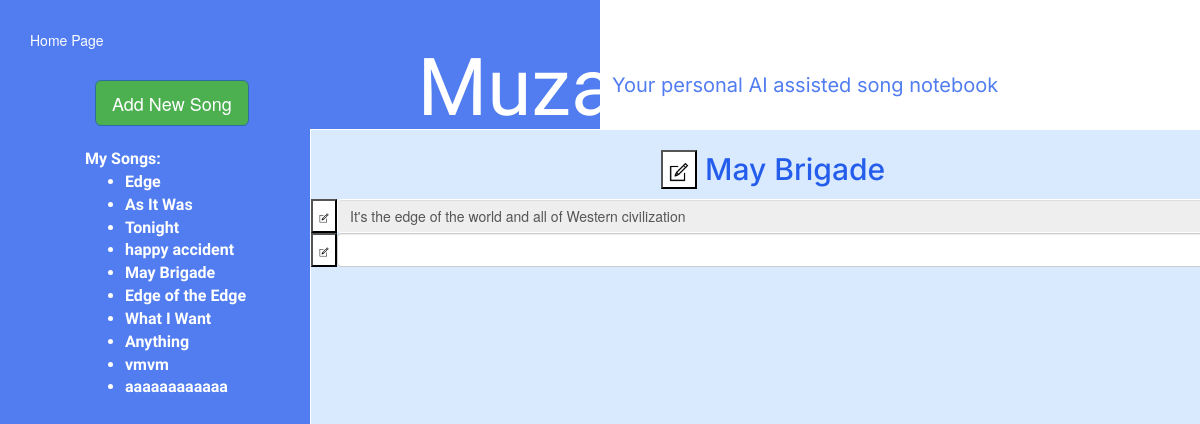
The page /song/May Brigade on the database its author committed.
### tables this page shows
CREATE TABLE song
(
    id          integer
        constraint song_pk
            primary key,
    title       varchar,
    genre       varchar,
    inspiration varchar
);

CREATE TABLE "line"
(
    song_id       integer,
    line_num      integer,
    words_num     integer,
    max_words_num integer,
    uniqueness    float,
    rhyme         boolean,
    emotion       varchar
, line varchar);

### app.py (the view, shortened to what this page needs)
@app.route('/song/<song_name>', methods=['GET', 'POST'])
def song(song_name):
    conn = get_db_connection()
    songs = get_songs_dict(conn)
    update_parameters_table(conn, song_name)
    conn.close()
    return render_template('song.html', song_name=song_name, text=songs[song_name], songs=songs)

### app.py (called while the page is built)
def get_db_connection():
    conn = sqlite3.connect('muza_database.sqlite')
    conn.row_factory = sqlite3.Row
    return conn

### utils/sql_queries.py (called while the page is built)
def get_songs_dict(conn):
    songs_list = conn.execute("SELECT s.title, s.id from song s").fetchall()
    songs_names = conn.execute("SELECT s.title from song s").fetchall()
    songs_names = list(map(lambda x: x[0], songs_names))
    id2name = {k: v for v, k in songs_list}
    songs = {k: [] for k in songs_names}
    songs_text = conn.execute("SELECT l.song_id, l.line_num, l.line from line l").fetchall()
    for line in songs_text:
        songs[id2name[line[0]]].append((line[1], line[2]))
    return songs

def update_parameters_table(conn, song_name):
    songs_list = conn.execute("SELECT s.title, s.id from song s").fetchall()
    name2id = {v: k for v, k in songs_list}
    conn.execute("UPDATE parameters SET last_song_id =? WHERE id = 1", (name2id[song_name],))
    conn.commit()

### templates/song.html (shortened to what this page needs)
<!DOCTYPE html>
<html lang="en">
<link rel="stylesheet" href="{{ url_for('static', filename='css/song.css') }}">
<link rel="stylesheet" href="https://maxcdn.bootstrapcdn.com/bootstrap/3.4.1/css/bootstrap.min.css">
    <link rel="stylesheet" href="https://cdn.jsdelivr.net/bootstrap.tagsinput/0.8.0/bootstrap-tagsinput.css">
<head>
</head>
<body>
<form method="post" style="padding: 30px">
    <a name="main_button" href="{{ url_for('index') }}" type="submit" style="color:white; margin-top: 100px;">Home
        Page</a>
</form>
<div class="v1_143">
    <div class="v1_144">
        <form id="add_song_form" method="post">
            <button name="add_song_button" href="{{ url_for('add_song') }}" type="submit"
                    style="background-color:#4CAF50;" class="btn btn-primary btn-lg">Add New Song
            </button>
        </form>
    </div>
    <div class="v1_149">
        <b id="ai-setting">AI Settings</b> <br> <br>
        <label for="ending-words-input">ending words:</label>
        <br><input type="text" id="ending-words-input" data-role="tagsinput" class="form-control"> <br><br>
        <label for="line-key-words-input">keywords in a line:</label>
        <br><input id="line-key-words-input" type="text" data-role="tagsinput" class="form-control"><br>
        <br><label for="uniqueness">uniqueness</label>
        <input type="range" style="color: aliceblue" id="uniqueness" name="volume" min="0" max="1" step="0.1"><br>
        <input checked type="checkbox" id="rhyme"><label for="rhyme">make it rhyme</label> <br>
        <br><input type="checkbox" id="emotion-check"><label for="emotion">emotion:</label>
    </div>
    <div class="v1_145 col-sm" style="overflow-y:scroll;">
        <h2 style="padding-left: 350px; color: #245DEC; font-family: Inter;">
            <button onclick="showHelpWindowTitle()" style="background-color: white;"
                    class="help-button" id="help-button-title">
                <img style="width: 20px; height: 20px" src="{{ url_for('static', filename='images/edit_icon.png') }}"
                     alt="icon"></button>
            {{ song_name }}
        </h2>
        {% for i in range(100) %}
            {% if i <= songs[song_name]|length %}
                {% set display = "block" %}
            {% else %}
                {% set display = "none" %}
            {% endif %}
            <div id="main-div-{{ i }}" style="display: {{ display }}">
                <div style="display: flex;">
                    <button onclick="showHelpWindow({{ i }})" style="background-color: white;"
                            class="help-button" id="help-button-{{ i }}">
                        <img id="edit-icon" src="{{ url_for('static', filename='images/edit_icon.png') }}" alt="icon">
                    </button>
                <form method="post" id="form1" style="width: 1000px;">
                    {% if i == songs[song_name]|length %}
                        <input type="text" form="form1" rows="1" class="form-control text-song" name="text-{{ i }}" id="song-text-{{ i }}" value="">
                    {% elif i < songs[song_name]|length %}
                        <input type="text" form="form1" disabled rows="1" class="form-control text-song" name="text-{{ i }}" id="song-text-{{ i }}"
                               value="{{ songs[song_name][i][1] }}">
                    {% else %}
                        <input type="text" form="form1" rows="1" class="form-control text-song" name="text-{{ i }}"
                               id="song-text-{{ i }}" value="">
                    {% endif %}
                </form>
                </div>
            </div>
    {% endfor %}
    </div>
    <span class="v1_146">Muza</span><span class="v1_147" style="align-items: center">Your personal AI assisted song notebook</span>
    <span class="v1_148">
        My Songs:
        <ul>
            {% for song_name in songs %}
                <li><a href="{{ url_for('song', song_name=song_name) }}">{{ song_name }}</a></li>
            {% endfor %}
        </ul>
    </span>
</div>
</body>
</html>

### static/css/song.css (style rules this page uses)
#ai-setting { color: #517DF0; font-size: 20px; }
#edit-icon { width: 10px; height: 10px; }
body { background: linear-gradient(to right, #517DF0 50%, white 50%); height: 100%; font-size: 14px; }
* { box-sizing: border-box; }
body { font-size: 14px; }
.v1_143 { background: white; opacity: 1; top: 0; left: 0; overflow: hidden; }
.v1_144 { width: 212px; height: 600px; background: #517DF0; opacity: 1; position: absolute; top: 80px; left: 95px; overflow: hidden; }
.v1_149 { width: 212px; height: 600px; background: white; opacity: 1; position: absolute; top: 129px; right: 78px; border: 1px solid rgba(255, 255, 255, 1); overflow: hidden; padding: 15px; }
.v1_145 { width: 915px; height: 600px; background: #DAEAFE; opacity: 1; position: absolute; top: 129px; left: 310px; border: 1px solid rgba(255, 255, 255, 1); overflow: hidden; }
.v1_146 { width: 50%; color: white; position: absolute; top: 31px; left: 18%; font-family: ABeeZee, serif; font-size: 80px; opacity: 1; text-align: center; }
.v1_147 { width: 50%; color: #517DF0; position: absolute; top: 71px; left: 51%; font-family: Inter, serif; font-size: 20px; opacity: 1; text-align: left; }
.v1_148 { width: 200px; color: white; position: absolute; top: 143px; left: 80px; font-family: ABeeZee, serif; font-weight: Bold; font-size: 16px; opacity: 1; padding: 5px; }
a:link, a:visited { color: white; }
.form-control:disabled { background: #DAEAFE; border: 1px solid white; }

### rows shown on the page
song: title "May Brigade"
line: line "It's the edge of the world and all of Western civilization"
song: title "Edge"
song: title "As It Was"
song: title "Tonight"
song: title "happy accident"
song: title "Edge of the Edge"
song: title "What I Want"
song: title "Anything"
song: title "vmvm"
song: title "aaaaaaaaaaaa"
